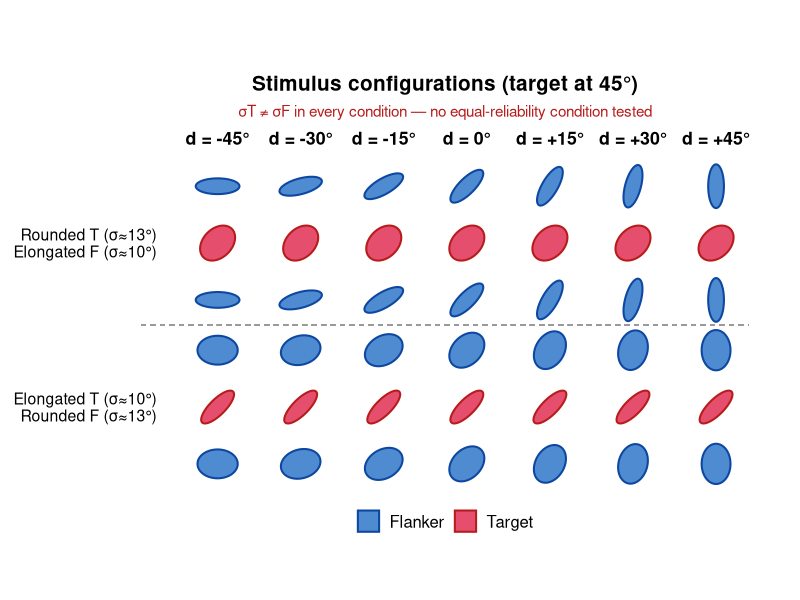
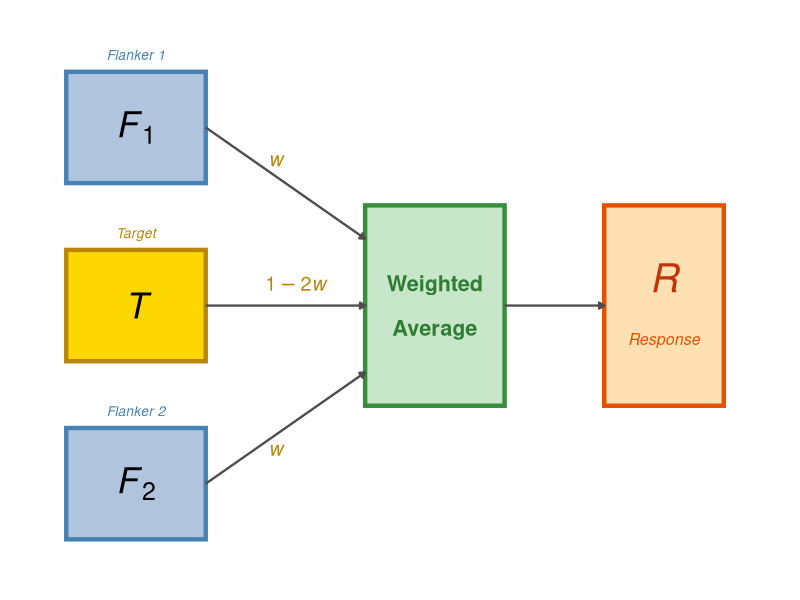
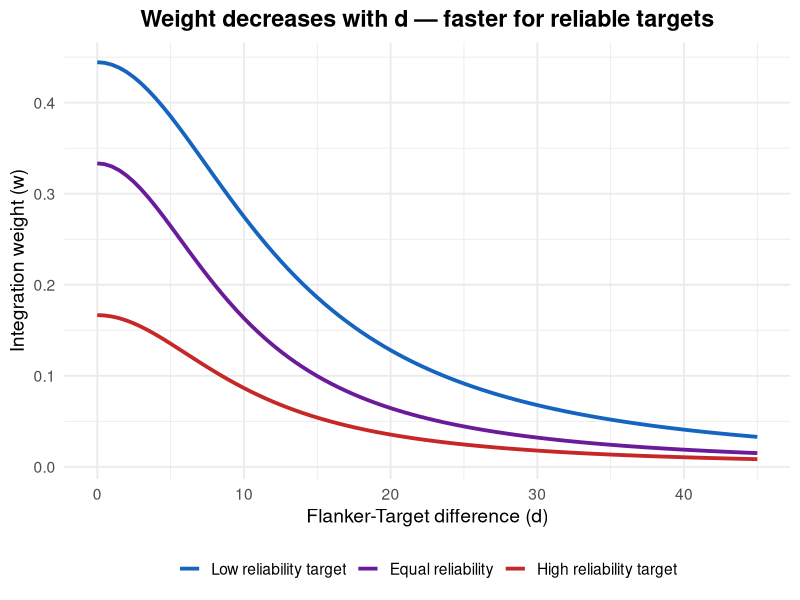
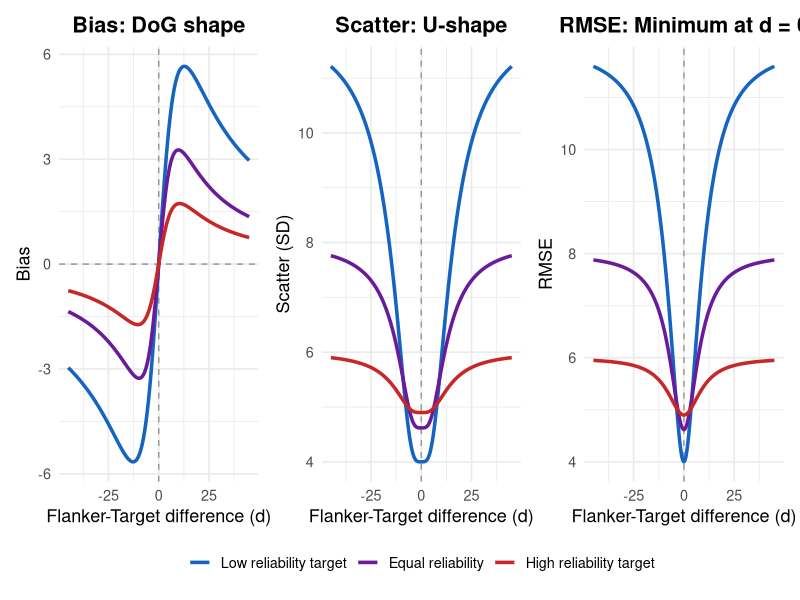
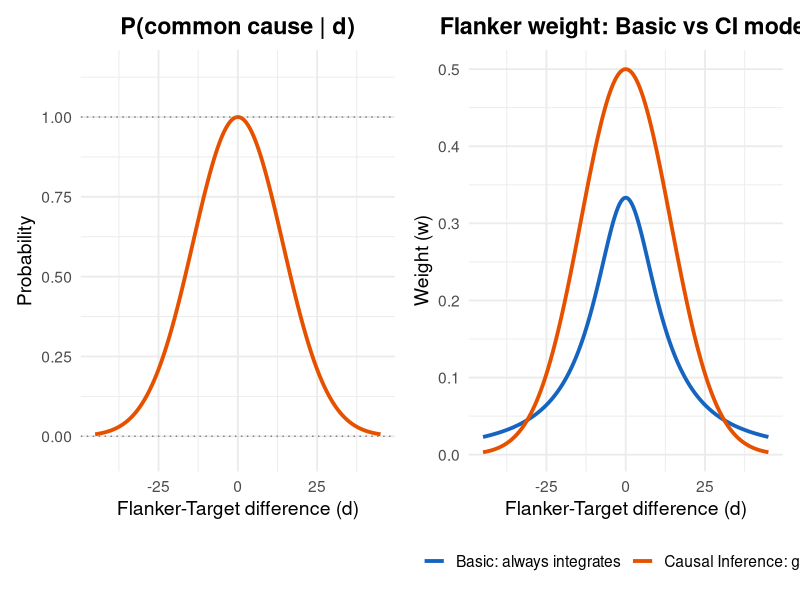

Reproduce these figures in R, in order.
## ---- chunk 1
#| fig-width: 14
#| fig-height: 5.5
library(ggplot2)

ellipse_coords <- function(cx, cy, a, b, angle_deg, n = 100) {
  theta <- seq(0, 2 * pi, length.out = n)
  rad <- angle_deg * pi / 180
  x <- a * cos(theta); y <- b * sin(theta)
  data.frame(x = x*cos(rad) - y*sin(rad) + cx, y = x*sin(rad) + y*cos(rad) + cy)
}

elong_a <- 1.0; elong_b <- 0.36
round_a <- 0.92; round_b <- 0.66
target_ori <- 45
d_vals <- c(-45, -30, -15, 0, 15, 30, 45)
col_spacing <- 3.8
row_spacing <- 7.5
oval_spacing <- 2.6

all_polys <- data.frame()
id <- 0
for (ci in 1:2) {
  row_y <- -(ci - 1) * row_spacing
  if (ci == 1) { t_a <- round_a; t_b <- round_b; f_a <- elong_a; f_b <- elong_b
  } else { t_a <- elong_a; t_b <- elong_b; f_a <- round_a; f_b <- round_b }
  for (di in seq_along(d_vals)) {
    cx <- (di - 1) * col_spacing
    flanker_ori <- target_ori + d_vals[di]
    for (info in list(
      list(cx, row_y + oval_spacing, f_a, f_b, flanker_ori, "Flanker"),
      list(cx, row_y, t_a, t_b, target_ori, "Target"),
      list(cx, row_y - oval_spacing, f_a, f_b, flanker_ori, "Flanker")
    )) {
      id <- id + 1
      coords <- ellipse_coords(info[[1]], info[[2]], info[[3]], info[[4]], info[[5]])
      coords$id <- id; coords$role <- info[[6]]
      all_polys <- rbind(all_polys, coords)
    }
  }
}

d_labels_df <- data.frame(
  x = (seq_along(d_vals) - 1) * col_spacing,
  y = oval_spacing + 2.2,
  label = paste0("d = ", ifelse(d_vals > 0, "+", ""), d_vals, "\u00b0")
)

row_labels_df <- data.frame(
  x = -2.8,
  y = c(0, -row_spacing),
  label = c(
    "Rounded T (\u03c3\u224813\u00b0)\nElongated F (\u03c3\u224810\u00b0)",
    "Elongated T (\u03c3\u224810\u00b0)\nRounded F (\u03c3\u224813\u00b0)"
  )
)

ggplot(all_polys, aes(x = x, y = y, group = id)) +
  geom_polygon(aes(fill = role, color = role), linewidth = 0.7, alpha = 0.75) +
  scale_fill_manual(values = c("Target" = "#DC143C", "Flanker" = "#1565C0")) +
  scale_color_manual(values = c("Target" = "#B71C1C", "Flanker" = "#0D47A1")) +
  geom_segment(aes(x = -3.5, xend = (length(d_vals) - 1) * col_spacing + 1.5,
                   y = -row_spacing / 2, yend = -row_spacing / 2),
               inherit.aes = FALSE, linewidth = 0.4, color = "grey60", linetype = "dashed") +
  geom_text(data = d_labels_df, aes(x = x, y = y, label = label),
            inherit.aes = FALSE, size = 4.5, fontface = "bold") +
  geom_text(data = row_labels_df, aes(x = x, y = y, label = label),
            inherit.aes = FALSE, size = 4, hjust = 1, lineheight = 0.9) +
  coord_fixed(clip = "off") +
  theme_void(base_size = 13) +
  theme(
    legend.position = "bottom", legend.title = element_blank(),
    legend.text = element_text(size = 12),
    plot.title = element_text(face = "bold", hjust = 0.5, size = 15),
    plot.subtitle = element_text(hjust = 0.5, size = 11, color = "#B71C1C"),
    plot.margin = margin(5, 15, 5, 80)
  ) +
  labs(
    title = "Stimulus configurations (target at 45\u00b0)",
    subtitle = "\u03c3T \u2260 \u03c3F in every condition \u2014 no equal-reliability condition tested"
  )
## ---- chunk 2
#| fig-width: 10
#| fig-height: 4
library(ggplot2)

# Box positions: xmin, xmax, ymin, ymax
box_df <- data.frame(
  xmin = c(0.3, 0.3, 0.3, 3.3, 5.7),
  xmax = c(1.7, 1.7, 1.7, 4.7, 6.9),
  ymin = c(3.4, 1.8, 0.2, 1.4, 1.4),
  ymax = c(4.4, 2.8, 1.2, 3.2, 3.2),
  fill   = c("#B0C4DE", "#FFD700", "#B0C4DE", "#C8E6C9", "#FFE0B2"),
  border = c("#4682B4", "#B8860B", "#4682B4", "#388E3C", "#E65100")
)

ggplot() +
  # Boxes
  geom_rect(data = box_df,
            aes(xmin = xmin, xmax = xmax, ymin = ymin, ymax = ymax),
            fill = box_df$fill, color = box_df$border, linewidth = 1.5) +
  # F1
  annotate("text", x = 1, y = 4.55, label = "Flanker 1",
           size = 3.5, color = "#4682B4", fontface = "italic") +
  annotate("text", x = 1, y = 3.9, label = expression(italic(F)[1]), size = 9) +
  # Target
  annotate("text", x = 1, y = 2.95, label = "Target",
           size = 3.5, color = "#B8860B", fontface = "italic") +
  annotate("text", x = 1, y = 2.3, label = expression(italic(T)), size = 9) +
  # F2
  annotate("text", x = 1, y = 1.35, label = "Flanker 2",
           size = 3.5, color = "#4682B4", fontface = "italic") +
  annotate("text", x = 1, y = 0.7, label = expression(italic(F)[2]), size = 9) +
  # Weighted Average
  annotate("text", x = 4.0, y = 2.5, label = "Weighted",
           size = 5.5, fontface = "bold", color = "#2E7D32") +
  annotate("text", x = 4.0, y = 2.1, label = "Average",
           size = 5.5, fontface = "bold", color = "#2E7D32") +
  # Response
  annotate("text", x = 6.3, y = 2.55, label = expression(italic(R)),
           size = 10, color = "#BF360C") +
  annotate("text", x = 6.3, y = 2.0, label = "Response",
           size = 4, color = "#E65100", fontface = "italic") +
  # Arrows: inputs → weighted average
  geom_segment(aes(x = 1.7, y = 3.9, xend = 3.3, yend = 2.9),
               arrow = arrow(length = unit(0.15, "cm"), type = "closed"),
               linewidth = 0.8, color = "grey30") +
  geom_segment(aes(x = 1.7, y = 2.3, xend = 3.3, yend = 2.3),
               arrow = arrow(length = unit(0.15, "cm"), type = "closed"),
               linewidth = 0.8, color = "grey30") +
  geom_segment(aes(x = 1.7, y = 0.7, xend = 3.3, yend = 1.7),
               arrow = arrow(length = unit(0.15, "cm"), type = "closed"),
               linewidth = 0.8, color = "grey30") +
  # Arrow: weighted average → response
  geom_segment(aes(x = 4.7, y = 2.3, xend = 5.7, yend = 2.3),
               arrow = arrow(length = unit(0.15, "cm"), type = "closed"),
               linewidth = 0.8, color = "grey30") +
  # Weight labels on arrows
  annotate("text", x = 2.4, y = 3.6, label = expression(italic(w)),
           size = 5, color = "#B8860B", fontface = "bold") +
  annotate("text", x = 2.6, y = 2.5, label = expression(1 - 2*italic(w)),
           size = 5, color = "#B8860B", fontface = "bold") +
  annotate("text", x = 2.4, y = 1.0, label = expression(italic(w)),
           size = 5, color = "#B8860B", fontface = "bold") +
  coord_cartesian(xlim = c(0, 7.3), ylim = c(-0.1, 4.8)) +
  theme_void()
## ---- chunk 3
#| fig-width: 10
#| fig-height: 3.5
library(ggplot2)
library(patchwork)

d <- seq(0, 45, by = 0.5)
params <- list(
  list(sT = 12, sF = 6,  lab = "Low reliability target"),
  list(sT = 8,  sF = 8,  lab = "Equal reliability"),
  list(sT = 6,  sF = 12, lab = "High reliability target")
)

sim <- do.call(rbind, lapply(params, function(p) {
  w <- p$sT^2 / (2 * p$sT^2 + p$sF^2 + 2 * d^2)
  data.frame(d = d, w = w, condition = p$lab)
}))
sim$condition <- factor(sim$condition, levels = sapply(params, `[[`, "lab"))

cols <- c("Low reliability target" = "#1565C0",
          "Equal reliability" = "#6A1B9A",
          "High reliability target" = "#C62828")

ggplot(sim, aes(x = d, y = w, color = condition)) +
  geom_line(linewidth = 1.3) +
  scale_color_manual(values = cols) +
  labs(x = "Flanker-Target difference (d)", y = "Integration weight (w)",
       title = "Weight decreases with d \u2014 faster for reliable targets") +
  theme_minimal(base_size = 14) +
  theme(legend.position = "bottom", legend.title = element_blank(),
        plot.title = element_text(face = "bold", hjust = 0.5))
## ---- chunk 4
#| fig-width: 14
#| fig-height: 4.5
library(ggplot2)
library(patchwork)

d_full <- seq(-45, 45, by = 0.5)

params <- list(
  list(sT = 12, sF = 6,  lab = "Low reliability target"),
  list(sT = 8,  sF = 8,  lab = "Equal reliability"),
  list(sT = 6,  sF = 12, lab = "High reliability target")
)

cols <- c("Low reliability target" = "#1565C0",
          "Equal reliability" = "#6A1B9A",
          "High reliability target" = "#C62828")

sim <- do.call(rbind, lapply(params, function(p) {
  w <- p$sT^2 / (2 * p$sT^2 + p$sF^2 + 2 * d_full^2)
  bias <- 2 * w * d_full
  scatter <- sqrt((1 - 2*w)^2 * p$sT^2 + 2 * w^2 * p$sF^2)
  rmse <- sqrt(bias^2 + scatter^2)
  data.frame(d = d_full, bias = bias, scatter = scatter, rmse = rmse, condition = p$lab)
}))
sim$condition <- factor(sim$condition, levels = sapply(params, `[[`, "lab"))

th <- theme_minimal(base_size = 13) +
  theme(legend.position = "none", plot.title = element_text(face = "bold", hjust = 0.5))

p1 <- ggplot(sim, aes(x = d, y = bias, color = condition)) +
  geom_hline(yintercept = 0, linetype = "dashed", color = "grey60") +
  geom_vline(xintercept = 0, linetype = "dashed", color = "grey60") +
  geom_line(linewidth = 1.2) +
  scale_color_manual(values = cols) +
  labs(title = "Bias: DoG shape", x = "Flanker-Target difference (d)", y = "Bias") + th

p2 <- ggplot(sim, aes(x = d, y = scatter, color = condition)) +
  geom_vline(xintercept = 0, linetype = "dashed", color = "grey60") +
  geom_line(linewidth = 1.2) +
  scale_color_manual(values = cols) +
  labs(title = "Scatter: U-shape", x = "Flanker-Target difference (d)", y = "Scatter (SD)") + th

p3 <- ggplot(sim, aes(x = d, y = rmse, color = condition)) +
  geom_vline(xintercept = 0, linetype = "dashed", color = "grey60") +
  geom_line(linewidth = 1.2) +
  scale_color_manual(values = cols) +
  labs(title = "RMSE: Minimum at d = 0", x = "Flanker-Target difference (d)", y = "RMSE") + th

p1 + p2 + p3 + plot_layout(guides = "collect") &
  theme(legend.position = "bottom", legend.title = element_blank())
## ---- chunk 5
#| fig-width: 12
#| fig-height: 4
library(ggplot2)
library(patchwork)

d <- seq(-45, 45, by = 0.5)
sigma_T <- 10; sigma_F <- 10
sigma_sum <- sigma_T^2 + sigma_F^2

P_cc <- exp(-d^2 / (2 * sigma_sum))
w_max <- sigma_T^2 / (sigma_T^2 + sigma_F^2)
w_basic <- sigma_T^2 / (2 * sigma_T^2 + sigma_F^2 + 2 * d^2)
w_ci <- w_max * P_cc

df <- data.frame(d = d, P_cc = P_cc, w_basic = w_basic, w_ci = w_ci)

th <- theme_minimal(base_size = 14) +
  theme(plot.title = element_text(face = "bold", hjust = 0.5))

p1 <- ggplot(df, aes(x = d, y = P_cc)) +
  geom_line(linewidth = 1.3, color = "#E65100") +
  geom_hline(yintercept = 0, linetype = "dotted", color = "grey50") +
  geom_hline(yintercept = 1, linetype = "dotted", color = "grey50") +
  scale_y_continuous(limits = c(-0.05, 1.15), breaks = seq(0, 1, 0.25)) +
  labs(title = "P(common cause | d)",
       x = "Flanker-Target difference (d)", y = "Probability") + th

df_long <- data.frame(
  d = rep(d, 2),
  w = c(w_basic, w_ci),
  model = rep(c("Basic: always integrates", "Causal Inference: gated"), each = length(d))
)

p2 <- ggplot(df_long, aes(x = d, y = w, color = model)) +
  geom_line(linewidth = 1.3) +
  scale_color_manual(values = c("Basic: always integrates" = "#1565C0",
                                 "Causal Inference: gated" = "#E65100")) +
  labs(title = "Flanker weight: Basic vs CI model",
       x = "Flanker-Target difference (d)", y = "Weight (w)") +
  th + theme(legend.position = "bottom", legend.title = element_blank())

p1 + p2
